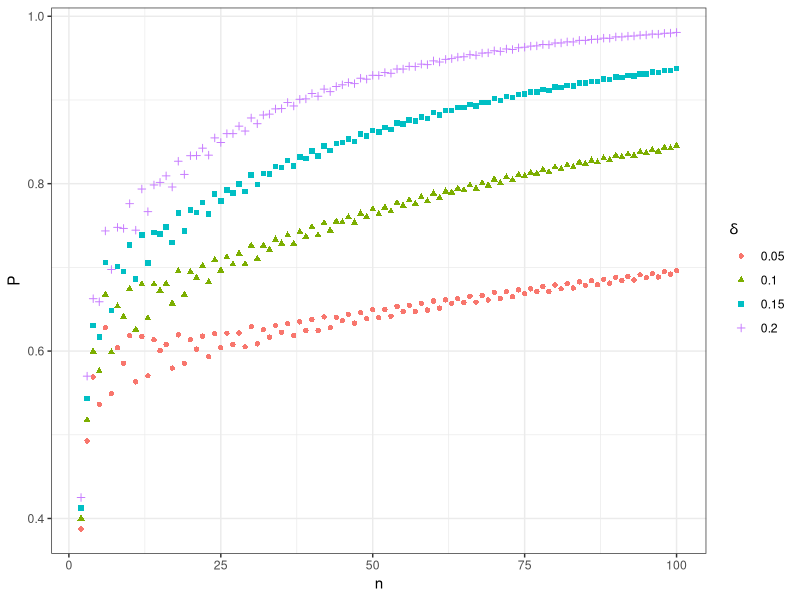
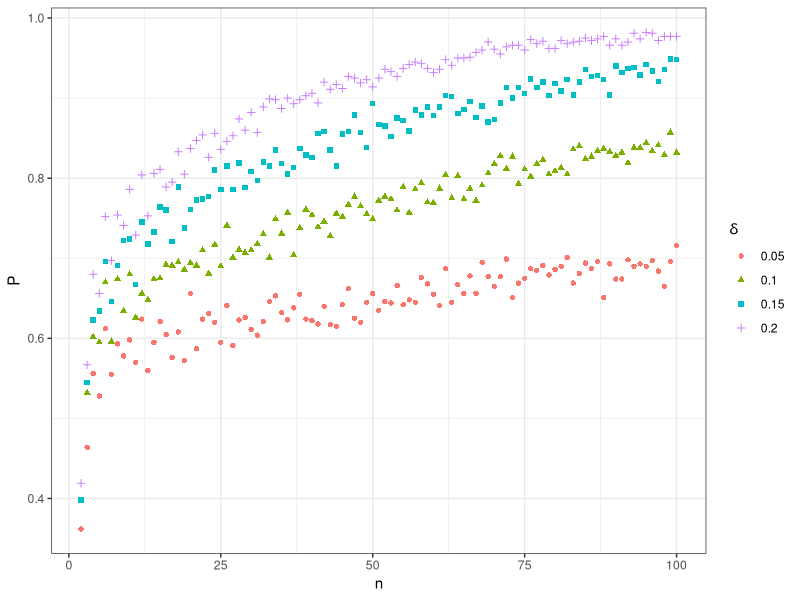
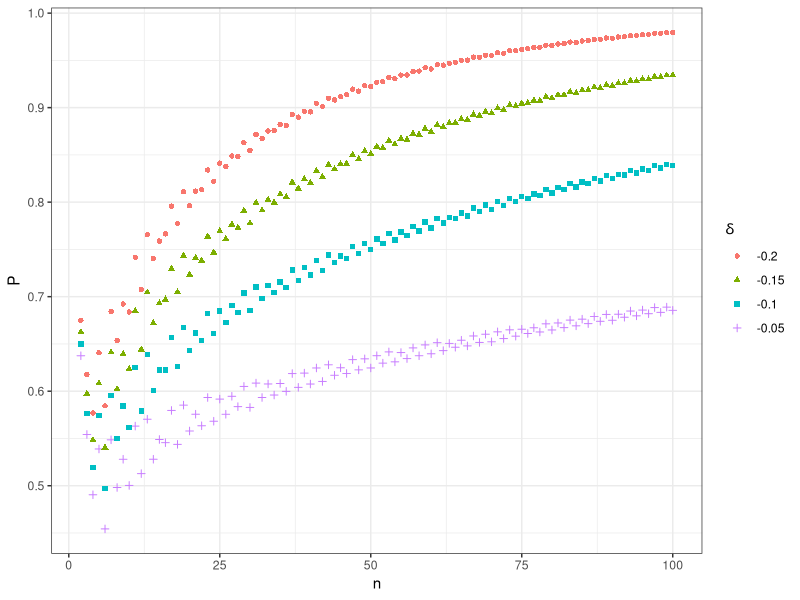
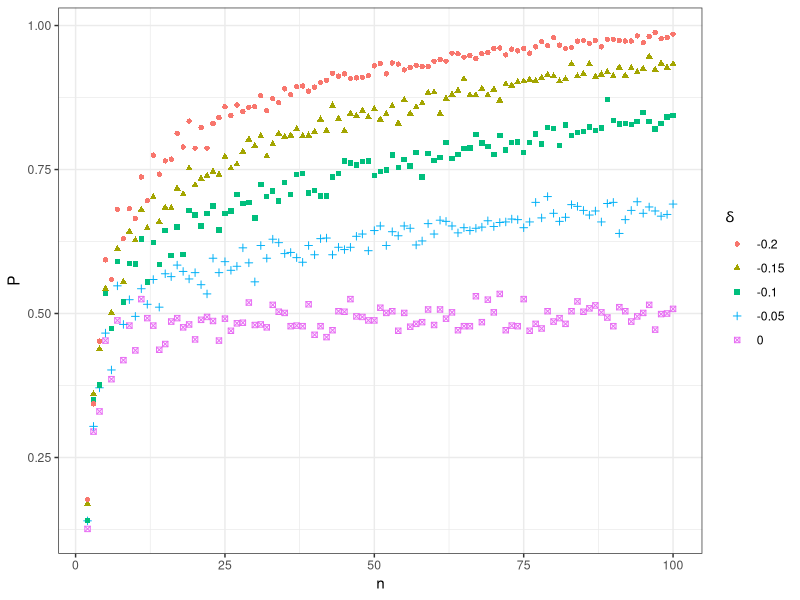

Reproduce these figures in R, in order.
################################# INTRODUCTION #################################

# A script to work out the probability that we classify switchers correctly.

# The propensity score is estimated by the cell mean
# sum(D_i * 1(X_i = x, Z_i = z)) / sum(1(X_i = x, Z_i = z))

# The first stage is specified as D = 1{a + dZ >= V} with V normally distributed
# p(x, 1) = pnorm(a + d)
# p(x, 0) = pnorm(a)

# We fix n (number of observations with X = x), Pr(Z = 1|X = x), a and d. We 
# then work out the probability that switchers are correctly classified.

################################# FRONT MATTER #################################

rm(list=ls())
gc()

library(dplyr)
library(tidyr)
library(ggplot2)

################################### FUNCTIONS ##################################

get_prob_correct <- function(k, n_Z0, n_Z1, a, d){
  
  # k is the number of D = 1 observations with Z = 0
  # n_Z0, n_Z1 are the numbers of observations with Z = 0 and Z = 1
  # a and d are propensity score parameters (p(x,z) = pnorm(a + dZ))
  
  # Given n_Z0 observations with Z = 0 and n_Z1 with Z = 1, the function returns
  # the joint probability that
  # i) there are k observations with D = 1 and Z = 0
  # ii) sum(D * Z) / n_Z1 >= k / n_Z0
  # (i.e. the sample average of D with Z = 1 weakly exceeds the Z = 0 average)
  # Rearranging, this inequality holds if
  # sum(D * Z) >= k * n_Z1 / n_Z0 -> d_Z1 >= floor(d_Z0 * n_Z1 / n_Z0)
  # as all numbers are integers.
  
  return(
    pbinom(floor((k - 0.00001) * n_Z1 / n_Z0), n_Z1, pnorm(a + d), 
           lower.tail = FALSE) * 
      dbinom(k, n_Z0, pnorm(a)))
  
}

################################### COMPLIERS ##################################

# The case where d > 0, so that switchers are compliers. 
delta <- c(0, 0.05, 0.1, 0.15, 0.2)
a <- 0 
d <- qnorm(pnorm(a) + delta) - a
p_Z1 <- 1 / 2 # Pr(Z = 1|X)

n <- seq(2, 100) # possible sample sizes
P_correct <- matrix(0, length(n), length(d))

for (l in 1:length(d)){
  
  for (i in 1:length(n)){
    
    # loop over sample sizes
    
    # enumerate possible combinations of Z = 1 and Z = 0 
    n_Z1 <- seq(0, n[i]) # observations with Z = 1
    n_Z0 <- n[i] - n_Z1 # observations with Z = 0
    P_temp <- rep(0, n[i] - 1)
    
    # convention: if we have 0 observations with Z = 0 or Z = 1, then the cell is
    # zeroed out. 
    
    for (j in 2:n[i]){
      
      # i fixes n_Z0 and n_Z1
      # loop over the number of D = 1 draws for Z = 0
      P_temp[j - 1] <- sum(sapply(0:n_Z0[j],
                                  get_prob_correct,
                                  n_Z0 = n_Z0[j],
                                  n_Z1 = n_Z1[j],
                                  a = a,
                                  d = d[l])) * dbinom(n_Z1[j], n[i], p_Z1)
      
    }
    
    P_correct[i, l] <- sum(P_temp)
    
  }
  
}

plot_data <- matrix(0, length(n) * length(d), 3)
plot_data[, 1] <- c(P_correct)
plot_data[, 2] <- rep(n, 5)
plot_data[, 3] <- rep(delta, each = length(n))
plot_data <- data.frame(plot_data)
names(plot_data) <- c("P", "n", "switchers")

plot_data %>% dplyr::filter(switchers > 0) %>% ggplot() +
  geom_point(aes(x = n, 
                 y = P, 
                 col = as.factor(switchers), 
                 shape = as.factor(switchers))) +
  theme_bw() +
  labs(color = expression(delta),
       shape = expression(delta))

############################ VALIDATE BY SIMULATION ############################

sims <- 1000
sim_correct <- matrix(0, length(n), length(d))

for (l in 1:length(d)){
  # loop over parameter values
  
  for (i in 1:length(n)){
    # loop over sample sizes
    
    for (s in 1:sims){
      
      Z <- rbinom(n[i], 1, p_Z1)
      V <- rnorm(n[i])
      D <- (a + d[l] * Z >= V) 
      
      if (sum(Z) > 0 & sum(1 - Z > 0)){
        
        sim_correct[i, l] <- sim_correct[i, l] + 
          as.numeric(sum(D * Z) / sum(Z) >= sum(D * (1 - Z)) / sum(1 - Z))
        
      }
      
      
    }
    
  }
  
}

sim_correct <- sim_correct / sims

sim_plot_data <- matrix(0, length(n) * length(d), 3)
sim_plot_data[, 1] <- c(sim_correct)
sim_plot_data[, 2] <- rep(n, 5)
sim_plot_data[, 3] <- rep(delta, each = length(n))
sim_plot_data <- data.frame(sim_plot_data)
names(sim_plot_data) <- c("P", "n", "switchers")

sim_plot_data %>% dplyr::filter(switchers > 0) %>% ggplot() +
  geom_point(aes(x = n, 
                 y = P, 
                 col = as.factor(switchers), 
                 shape = as.factor(switchers))) +
  theme_bw() +
  labs(color = expression(delta),
       shape = expression(delta))

#################################### DEFIERS ###################################

# The case where d < 0, so that switchers are defiers. 
delta <- - c(0, 0.05, 0.1, 0.15, 0.2)
a <- 0 
d <- qnorm(pnorm(a) + delta) - a
p_Z1 <- 1 / 2 # Pr(Z = 1|X)

n <- seq(2, 100) # possible sample sizes
P_correct <- matrix(0, length(n), length(d))

for (l in 1:length(d)){
  
  for (i in 1:length(n)){
    
    # loop over sample sizes
    
    # enumerate possible combinations of Z = 1 and Z = 0 
    n_Z1 <- seq(0, n[i]) # observations with Z = 1
    n_Z0 <- n[i] - n_Z1 # observations with Z = 0
    P_temp <- rep(0, n[i] - 1)
    
    # convention: if we have 0 observations with Z = 0 or Z = 1, then the cell is
    # zeroed out. 
    
    for (j in 2:n[i]){
      
      # i fixes n_Z0 and n_Z1
      # loop over the number of D = 1 draws for Z = 0
      P_temp[j - 1] <- sum(sapply(0:n_Z0[j],
                                  get_prob_correct,
                                  n_Z0 = n_Z0[j],
                                  n_Z1 = n_Z1[j],
                                  a = a,
                                  d = d[l])) * dbinom(n_Z1[j], n[i], p_Z1)
      
    }
    
    P_correct[i, l] <- 1 - sum(P_temp)
    
  }
  
}

plot_data <- matrix(0, length(n) * length(d), 3)
plot_data[, 1] <- c(P_correct)
plot_data[, 2] <- rep(n, 5)
plot_data[, 3] <- rep(delta, each = length(n))
plot_data <- data.frame(plot_data)
names(plot_data) <- c("P", "n", "switchers")

plot_data %>% dplyr::filter(switchers < 0) %>% ggplot() +
  geom_point(aes(x = n, 
                 y = P, 
                 col = as.factor(switchers), 
                 shape = as.factor(switchers))) +
  theme_bw() +
  labs(color = expression(delta),
       shape = expression(delta))

############################ VALIDATE BY SIMULATION ############################

sims <- 1000
sim_correct <- matrix(0, length(n), length(d))

for (l in 1:length(d)){
  # loop over parameter values
  
  for (i in 1:length(n)){
    # loop over sample sizes
    
    for (s in 1:sims){
      
      Z <- rbinom(n[i], 1, p_Z1)
      V <- rnorm(n[i])
      D <- (a + d[l] * Z >= V) 
      
      if (sum(Z) > 0 & sum(1 - Z > 0)){
        
        sim_correct[i, l] <- sim_correct[i, l] + 
          as.numeric(sum(D * Z) / sum(Z) < sum(D * (1 - Z)) / sum(1 - Z))
        
      }
      
      
    }
    
  }
  
}

sim_correct <- sim_correct / sims

sim_plot_data <- matrix(0, length(n) * length(d), 3)
sim_plot_data[, 1] <- c(sim_correct)
sim_plot_data[, 2] <- rep(n, 5)
sim_plot_data[, 3] <- rep(delta, each = length(n))
sim_plot_data <- data.frame(sim_plot_data)
names(sim_plot_data) <- c("P", "n", "switchers")

sim_plot_data %>% ggplot() +
  geom_point(aes(x = n, 
                 y = P, 
                 col = as.factor(switchers), 
                 shape = as.factor(switchers))) +
  theme_bw() +
  labs(color = expression(delta),
       shape = expression(delta))
